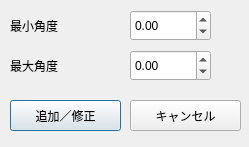
<?xml version="1.0" encoding="UTF-8"?>
<ui version="4.0">
 <class>EditAngleRangeDialog</class>
 <widget class="QDialog" name="EditAngleRangeDialog">
  <property name="geometry">
   <rect>
    <x>0</x>
    <y>0</y>
    <width>249</width>
    <height>147</height>
   </rect>
  </property>
  <property name="windowTitle">
   <string>Dialog</string>
  </property>
  <widget class="QDoubleSpinBox" name="EditMinAngleDegree">
   <property name="geometry">
    <rect>
     <x>130</x>
     <y>10</y>
     <width>81</width>
     <height>31</height>
    </rect>
   </property>
   <property name="decimals">
    <number>2</number>
   </property>
   <property name="minimum">
    <double>-360.000000000000000</double>
   </property>
   <property name="maximum">
    <double>360.000000000000000</double>
   </property>
  </widget>
  <widget class="QDoubleSpinBox" name="EditMaxAngleDegree">
   <property name="geometry">
    <rect>
     <x>130</x>
     <y>50</y>
     <width>81</width>
     <height>31</height>
    </rect>
   </property>
   <property name="decimals">
    <number>2</number>
   </property>
   <property name="minimum">
    <double>-360.000000000000000</double>
   </property>
   <property name="maximum">
    <double>360.000000000000000</double>
   </property>
  </widget>
  <widget class="QLabel" name="label">
   <property name="geometry">
    <rect>
     <x>10</x>
     <y>10</y>
     <width>111</width>
     <height>31</height>
    </rect>
   </property>
   <property name="text">
    <string>最小角度</string>
   </property>
  </widget>
  <widget class="QLabel" name="label_2">
   <property name="geometry">
    <rect>
     <x>10</x>
     <y>50</y>
     <width>111</width>
     <height>31</height>
    </rect>
   </property>
   <property name="text">
    <string>最大角度</string>
   </property>
  </widget>
  <widget class="QPushButton" name="pushButtonOK">
   <property name="geometry">
    <rect>
     <x>10</x>
     <y>100</y>
     <width>111</width>
     <height>31</height>
    </rect>
   </property>
   <property name="text">
    <string>追加／修正</string>
   </property>
   <property name="default">
    <bool>true</bool>
   </property>
  </widget>
  <widget class="QPushButton" name="pushButtonCancel">
   <property name="geometry">
    <rect>
     <x>130</x>
     <y>100</y>
     <width>111</width>
     <height>31</height>
    </rect>
   </property>
   <property name="text">
    <string>キャンセル</string>
   </property>
  </widget>
 </widget>
 <resources/>
 <connections/>
</ui>
